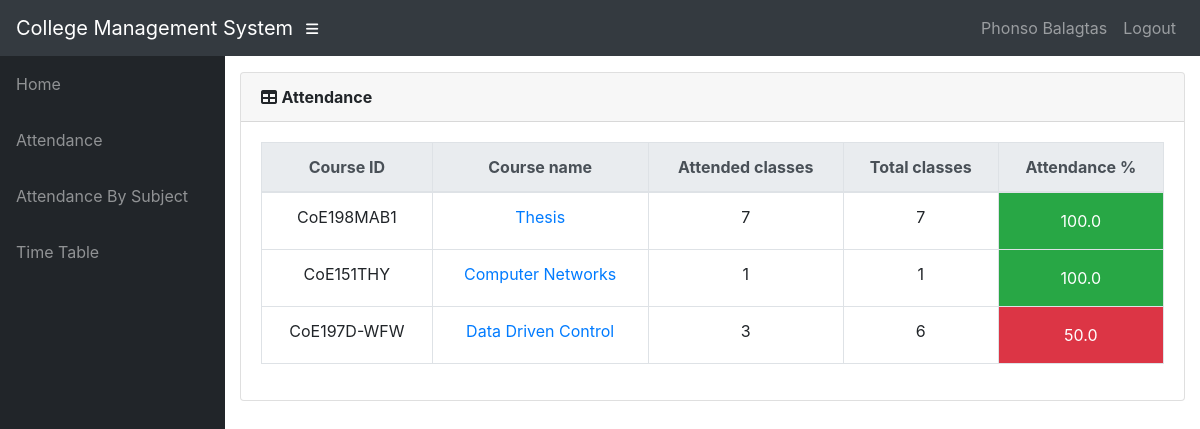
The app's page /info/student/201506921/attendance/ (signed in) with its own data.
### info/models.py (models this page shows, shortened)
class User(AbstractUser):
    @property
    def is_student(self):
        if hasattr(self, 'student'):
            return True
        return False

class Student(models.Model):
    user = models.OneToOneField(User, on_delete=models.CASCADE, null=True)
    class_id = models.ForeignKey(Class, on_delete=models.CASCADE, default=1)
    USN = models.CharField(primary_key='True', max_length=9, validators=[MinLengthValidator(9), MaxLengthValidator(9)])
    name = models.CharField(max_length=200)
    DOB = models.DateField(default='1998-01-01')
    def __str__(self):
        return self.name

class AttendanceTotal(models.Model):
    course = models.ForeignKey(Course, on_delete=models.CASCADE)
    student = models.ForeignKey(Student, on_delete=models.CASCADE)
    class Meta:
        unique_together = (('student', 'course'),)
    @property
    def att_class(self):
        stud = Student.objects.get(name=self.student)
        cr = Course.objects.get(name=self.course)
        att_class = Attendance.objects.filter(course=cr, student=stud, status='True').count()
        return att_class
    @property
    def total_class(self):
        stud = Student.objects.get(name=self.student)
        cr = Course.objects.get(name=self.course)
        total_class = Attendance.objects.filter(course=cr, student=stud).count()
        return total_class
    @property
    def attendance(self):
        stud = Student.objects.get(name=self.student)
        cr = Course.objects.get(name=self.course)
        total_class = Attendance.objects.filter(course=cr, student=stud).count()
        att_class = Attendance.objects.filter(course=cr, student=stud, status='True').count()
        if total_class == 0:
            attendance = 0
        else:
            attendance = round(att_class / total_class * 100, 2)
        return attendance

class Course(models.Model):
    dept = models.ForeignKey(Dept, on_delete=models.CASCADE)
    id = models.CharField(primary_key='True', max_length=50)
    name = models.CharField(max_length=50)
    shortname = models.CharField(max_length=50, default='X')
    def __str__(self):
        return self.name

### info/views.py (the view)
# urls.py: path('student/<slug:stud_id>/attendance/', views.attendance, name='attendance'),
@login_required()
def attendance(request, stud_id):
    stud = Student.objects.get(USN=stud_id)
    ass_list = Assign.objects.filter(class_id_id=stud.class_id)
    att_list = []
    for ass in ass_list:
        try:
            a = AttendanceTotal.objects.get(student=stud, course=ass.course)
        except AttendanceTotal.DoesNotExist:
            a = AttendanceTotal(student=stud, course=ass.course)
            a.save()
        att_list.append(a)
    return render(request, 'info/attendance.html', {'att_list': att_list})

### info/templates/info/attendance.html
{% extends 'info/base.html' %}
    {% load static %}
    {% block content %}
                  <div class="card mb-3">
            <div class="card-header">
              <i class="fas fa-table"></i>
            <b>Attendance</b></div>
            <div class="card-body">
              <div class="table-responsive">
                <table class="table table-bordered text-center" id="dataTable" width="100%" cellspacing="0">
                  <thead class="thead-light ">
                    <tr>
                        <th>Course ID</th>
                        <th>Course name</th>
                        <th>Attended classes</th>
                        <th>Total classes</th>
                        <th>Attendance %</th>
                    </tr>
                  </thead>
                  <tbody>
                    {% for a in att_list %}
                    <tr>
                        <td>{{ a.course_id }}</td>
                        <td><a href="{% url 'attendance_detail' a.student.USN a.course.id %}">{{a.course.name}}</a></td>
                        <td>{{ a.att_class }}</td>
                        <td>{{ a.total_class }}</td>
                        {% if a.attendance < 75 %}
                            <td class="p-3 mb-2 bg-danger text-white">{{ a.attendance }}</td>
                        {% else %}
                            <td class="p-3 mb-2 bg-success text-white">{{ a.attendance }}</td>
                        {% endif %}
                    </tr>
                    {% empty %}
                            <p>student has no courses</p>
                    {% endfor %}
                  </tbody>
                </table>
              </div>
            </div>
          </div>
    {% endblock %}

### info/templates/info/base.html (shortened to what this page needs)
<!DOCTYPE html>
<html lang="en">
  <head>
      {% load static %}
    <link href="{% static '/info/bootstrap/vendor/bootstrap/css/bootstrap.min.css' %}" rel="stylesheet">
    <link href="{% static '/info/bootstrap/vendor/fontawesome-free/css/all.min.css' %}" rel="stylesheet" type="text/css">
    <link href="{% static '/info/bootstrap/vendor/datatables/dataTables.bootstrap4.css' %}" rel="stylesheet">
    <link href="{% static '/info/bootstrap/css/sb-admin.css' %}" rel="stylesheet">
  </head>
  <body id="page-top">
    <nav class="navbar navbar-expand navbar-dark bg-dark static-top">
      <a class="navbar-brand mr-1" href="{% url 'index' %}">College Management System</a>
      <button class="btn btn-link btn-sm text-white order-1 order-sm-0" id="sidebarToggle" href="#">
        <i class="fas fa-bars"></i>
      </button>
        <div class="collapse navbar-collapse" id="navbarResponsive">
          <ul class="navbar-nav ml-auto">
            <li class="nav-item">
                {% if request.user.is_student %}
                    <a class="nav-link text-capitalize">{{ request.user.student.name }}</a>
                {% elif request.user.is_teacher %}
                    <a class="nav-link text-capitalize">{{ request.user.teacher.name }}</a>
                {% endif %}
            </li>
            <li class="nav-item">
                <a class="nav-link" href="#" data-toggle="modal" data-target="#logoutModal">Logout</a>
            </li>
          </ul>
        </div>
    </nav>
    <div id="wrapper">
      <ul class="sidebar navbar-nav">
            <li class="nav-item">
              <a class="nav-link" href="{% url 'index' %}">
                <span>Home</span>
              </a>
            </li>
        {% if request.user.is_student %}
            <li class="nav-item">
              <a class="nav-link" href="{% url 'attendance' request.user.student.USN %}">
                <span>Attendance</span>
              </a>
            </li>
            <li class="nav-item">
              <a class="nav-link" href="{% url 'attendance' request.user.student.USN %}">
                <span>Attendance By Subject</span>
              </a>
            </li>
              <li class="nav-item">
              <a class="nav-link" href="{% url 'timetable' request.user.student.class_id_id %}">
                <span>Time Table</span>
              </a>
            </li>
        {% endif %}
      </ul>
      <div id="content-wrapper">
        <div class="container-fluid">
            {% block content %}
            {% endblock %}
        </div>
      </div>
    </div>
  </body>
</html>

### records on screen
User: user.student.name "Phonso Balagtas"
AttendanceTotal: course_id "CoE198MAB1", course.name "Thesis", att_class "7", total_class "7", attendance "100.0"
AttendanceTotal: course_id "CoE151THY", course.name "Computer Networks", att_class "1", total_class "1", attendance "100.0"
AttendanceTotal: course_id "CoE197D-WFW", course.name "Data Driven Control", att_class "3", total_class "6", attendance "50.0"
